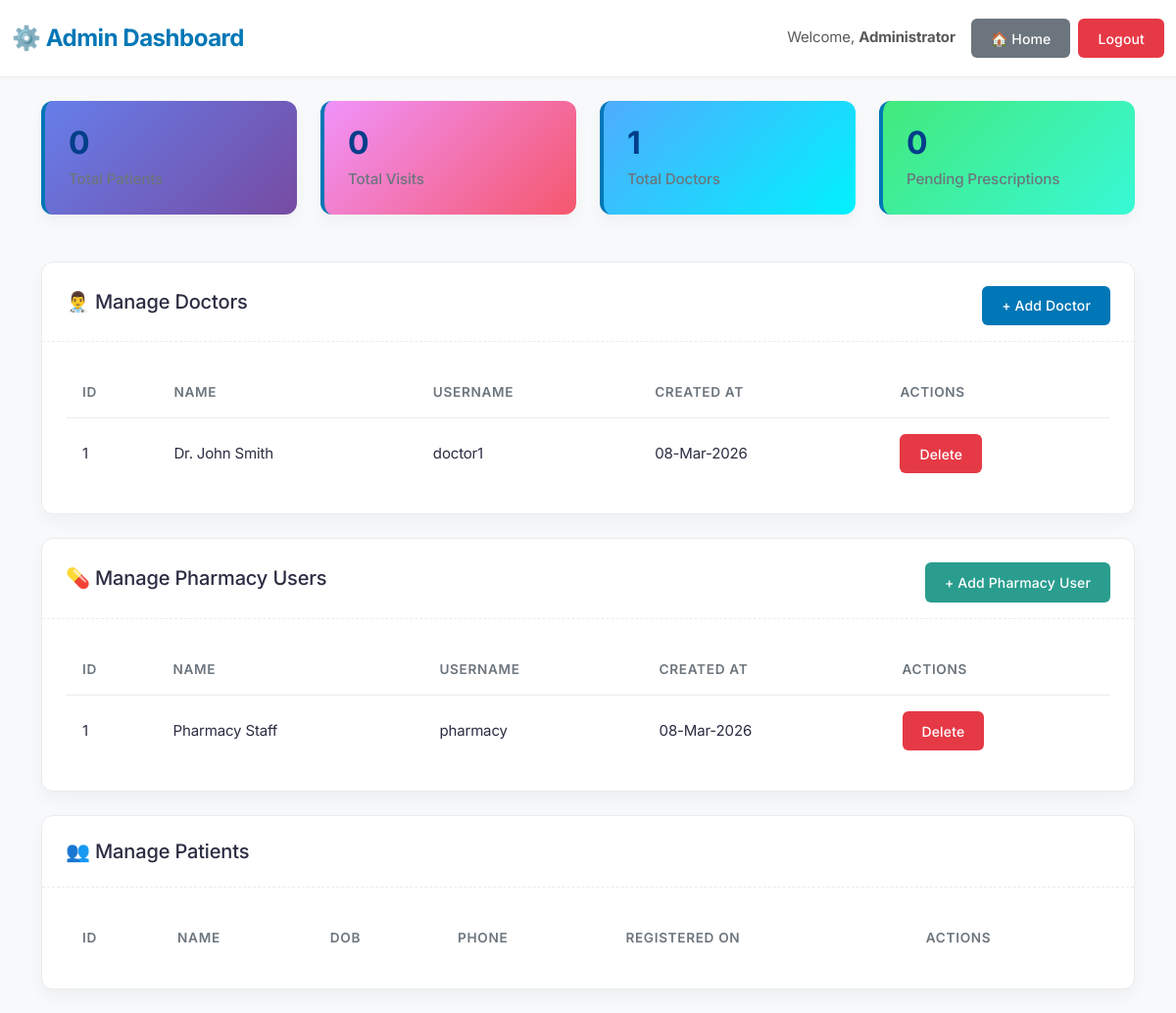
Screenshot of /admin/dashboard.php (signed in) with the database file from the repository.
### tables this page shows
CREATE TABLE IF NOT EXISTS doctors (
    id INT AUTO_INCREMENT PRIMARY KEY,
    name VARCHAR(100) NOT NULL,
    username VARCHAR(50) UNIQUE NOT NULL,
    password VARCHAR(255) NOT NULL,
    created_at TIMESTAMP DEFAULT CURRENT_TIMESTAMP
);

CREATE TABLE IF NOT EXISTS pharmacy (
    id INT AUTO_INCREMENT PRIMARY KEY,
    name VARCHAR(100) NOT NULL,
    username VARCHAR(50) UNIQUE NOT NULL,
    password VARCHAR(255) NOT NULL,
    created_at TIMESTAMP DEFAULT CURRENT_TIMESTAMP
);

### admin/dashboard.php (the view, shortened to what this page needs)
<?php
require_once '../config.php';
$total_patients_query = mysqli_query($conn, "SELECT COUNT(*) as count FROM patients");
$total_patients = mysqli_fetch_assoc($total_patients_query)['count'];
$total_visits_query = mysqli_query($conn, "SELECT COUNT(*) as count FROM visits");
$total_visits = mysqli_fetch_assoc($total_visits_query)['count'];
$total_doctors_query = mysqli_query($conn, "SELECT COUNT(*) as count FROM doctors");
$total_doctors = mysqli_fetch_assoc($total_doctors_query)['count'];
$pending_medicines_query = mysqli_query($conn, "SELECT COUNT(*) as count FROM visits WHERE medicine_status = 'pending'");
$pending_medicines = mysqli_fetch_assoc($pending_medicines_query)['count'];
$doctors_query = mysqli_query($conn, "SELECT * FROM doctors ORDER BY created_at DESC");
$doctors = [];
while ($row = mysqli_fetch_assoc($doctors_query)) {
    $doctors[] = $row;
}
$pharmacy_query = mysqli_query($conn, "SELECT * FROM pharmacy ORDER BY created_at DESC");
$pharmacy_users = [];
while ($row = mysqli_fetch_assoc($pharmacy_query)) {
    $pharmacy_users[] = $row;
}
?>
<!DOCTYPE html>
<html lang="en">
<head>
    <link href="https://cdn.jsdelivr.net/npm/bootstrap@5.3.0/dist/css/bootstrap.min.css" rel="stylesheet">
    <link rel="stylesheet" href="../assets/style.css">
</head>
<body>
    <nav class="navbar navbar-expand-lg navbar-light">
        <div class="container-fluid">
            <a class="navbar-brand" href="#">⚙️ Admin Dashboard</a>
            <div class="d-flex">
                <span class="navbar-text me-3">Welcome, <strong>Administrator</strong></span>
                <a href="../index.php" class="btn btn-sm btn-secondary me-2">🏠 Home</a>
                <a href="logout.php" class="btn btn-sm btn-danger">Logout</a>
            </div>
        </div>
    </nav>
    <div class="container mt-4">
        <div class="row mb-4">
            <div class="col-md-3">
                <div class="stat-card" style="background: linear-gradient(135deg, #667eea 0%, #764ba2 100%);">
                    <h3><?php echo $total_patients; ?></h3>
                    <p>Total Patients</p>
                </div>
            </div>
            <div class="col-md-3">
                <div class="stat-card" style="background: linear-gradient(135deg, #f093fb 0%, #f5576c 100%);">
                    <h3><?php echo $total_visits; ?></h3>
                    <p>Total Visits</p>
                </div>
            </div>
            <div class="col-md-3">
                <div class="stat-card" style="background: linear-gradient(135deg, #4facfe 0%, #00f2fe 100%);">
                    <h3><?php echo $total_doctors; ?></h3>
                    <p>Total Doctors</p>
                </div>
            </div>
            <div class="col-md-3">
                <div class="stat-card" style="background: linear-gradient(135deg, #43e97b 0%, #38f9d7 100%);">
                    <h3><?php echo $pending_medicines; ?></h3>
                    <p>Pending Prescriptions</p>
                </div>
            </div>
        </div>
        <div class="card mb-4">
            <div class="card-header d-flex justify-content-between align-items-center">
                <h5>👨‍⚕️ Manage Doctors</h5>
                <button class="btn btn-sm btn-primary" data-bs-toggle="modal" data-bs-target="#addDoctorModal">
                    + Add Doctor
                </button>
            </div>
            <div class="card-body">
                <div class="table-responsive">
                    <table class="table table-hover">
                        <thead>
                            <tr>
                                <th>ID</th>
                                <th>Name</th>
                                <th>Username</th>
                                <th>Created At</th>
                                <th>Actions</th>
                            </tr>
                        </thead>
                        <tbody>
                            <?php foreach ($doctors as $doctor): ?>
                                <tr>
                                    <td><?php echo $doctor['id']; ?></td>
                                    <td><?php echo $doctor['name']; ?></td>
                                    <td><?php echo $doctor['username']; ?></td>
                                    <td><?php echo date('d-M-Y', strtotime($doctor['created_at'])); ?></td>
                                    <td>
                                        <a href="?delete_doctor=<?php echo $doctor['id']; ?>"
                                           class="btn btn-sm btn-danger"
                                           onclick="return confirm('Are you sure you want to delete this doctor?')">
                                            Delete
                                        </a>
                                    </td>
                                </tr>
                            <?php
endforeach; ?>
                        </tbody>
                    </table>
                </div>
            </div>
        </div>
        <div class="card mb-4">
            <div class="card-header d-flex justify-content-between align-items-center">
                <h5>💊 Manage Pharmacy Users</h5>
                <button class="btn btn-sm btn-success" data-bs-toggle="modal" data-bs-target="#addPharmacyModal">
                    + Add Pharmacy User
                </button>
            </div>
            <div class="card-body">
                <div class="table-responsive">
                    <table class="table table-hover">
                        <thead>
                            <tr>
                                <th>ID</th>
                                <th>Name</th>
                                <th>Username</th>
                                <th>Created At</th>
                                <th>Actions</th>
                            </tr>
                        </thead>
                        <tbody>
                            <?php foreach ($pharmacy_users as $pharmacy): ?>
                                <tr>
                                    <td><?php echo $pharmacy['id']; ?></td>
                                    <td><?php echo $pharmacy['name']; ?></td>
                                    <td><?php echo $pharmacy['username']; ?></td>
                                    <td><?php echo date('d-M-Y', strtotime($pharmacy['created_at'])); ?></td>
                                    <td>
                                        <a href="?delete_pharmacy=<?php echo $pharmacy['id']; ?>"
                                           class="btn btn-sm btn-danger"
                                           onclick="return confirm('Are you sure you want to delete this pharmacy user?')">
                                            Delete
                                        </a>
                                    </td>
                                </tr>
                            <?php
endforeach; ?>
                        </tbody>
                    </table>
                </div>
            </div>
        </div>
        <div class="card mb-4">
            <div class="card-header">
                <h5>👥 Manage Patients</h5>
            </div>
            <div class="card-body">
                <div class="table-responsive">
                    <table class="table table-hover">
                        <thead>
                            <tr>
                                <th>ID</th>
                                <th>Name</th>
                                <th>DOB</th>
                                <th>Phone</th>
                                <th>Registered On</th>
                                <th>Actions</th>
                            </tr>
                        </thead>
                    </table>
                </div>
            </div>
        </div>
    </div>
</body>
</html>

### assets/style.css (style rules this page uses)
:root { --primary-color: #0077b6; --primary-dark: #023e8a; --secondary-color: #48cae4; --success-color: #2a9d8f; --danger-color: #e63946; --warning-color: #e9c46a; --dark-bg: #1d3557; --light-bg: #f8f9fa; --card-bg: #ffffff; --text-dark: #2b2d42; --text-muted: #6c757d; --border-color: #e9ecef; --shadow-sm: 0 2px 4px rgba(0,0,0,0.02); --shadow-md: 0 8px 16px rgba(0,0,0,0.04); --shadow-lg: 0 12px 24px rgba(0,0,0,0.06); }
* { margin: 0; padding: 0; box-sizing: border-box; font-family: 'Inter', system-ui, -apple-system, sans-serif; }
body { background-color: var(--light-bg); color: var(--text-dark); min-height: 100vh; font-size: 15px; letter-spacing: -0.01em; }
.navbar { background-color: var(--card-bg) !important; box-shadow: var(--shadow-sm); border-bottom: 1px solid var(--border-color); padding: 1rem 0; }
.navbar-brand { font-weight: 700; color: var(--primary-color) !important; font-size: 1.5rem; letter-spacing: -0.02em; }
.card { border: 1px solid var(--border-color); border-radius: 12px; box-shadow: var(--shadow-md); background: var(--card-bg); transition: transform 0.2s ease, box-shadow 0.2s ease; }
.card-header { background: transparent; color: var(--text-dark); font-weight: 700; padding: 1.5rem 1.5rem 1rem; border-bottom: 1px dashed var(--border-color); }
.card-body { padding: 1.5rem; }
.btn { border-radius: 6px; padding: 0.6rem 1.25rem; font-weight: 500; transition: all 0.2s ease; border: none; letter-spacing: 0.01em; }
.btn-primary { background-color: var(--primary-color); color: white; }
.btn-success { background-color: var(--success-color); color: white; }
.btn-danger { background-color: var(--danger-color); color: white; }
.stat-card { background: var(--card-bg); color: var(--text-dark); border-radius: 12px; padding: 1.5rem; margin-bottom: 1.5rem; box-shadow: var(--shadow-md); border-left: 4px solid var(--primary-color); transition: transform 0.2s ease; }
.stat-card h3 { font-size: 2rem; font-weight: 700; margin-bottom: 0.4rem; color: var(--primary-dark); }
.stat-card p { font-size: 0.95rem; color: var(--text-muted); font-weight: 500; margin-bottom: 0; }
.table { border-radius: 8px; overflow: hidden; border: 1px solid var(--border-color); margin-bottom: 0; }
.table thead { background-color: #f1f5f9; }
.table thead th { color: var(--text-muted); font-weight: 600; font-size: 0.85rem; text-transform: uppercase; letter-spacing: 0.05em; padding: 1rem; border-bottom: 1px solid var(--border-color); border-top: none; }
.table tbody td { padding: 1rem; vertical-align: middle; color: var(--text-dark); border-bottom: 1px solid var(--border-color); }

### rows the page displays
doctors: id "1", name "Dr. John Smith", username "doctor1", created_at "08-Mar-2026"
pharmacy: id "1", name "Pharmacy Staff", username "pharmacy", created_at "08-Mar-2026"

### other values shown
$total_patients "0"
$total_visits "0"
$total_doctors "1"
$pending_medicines "0"
